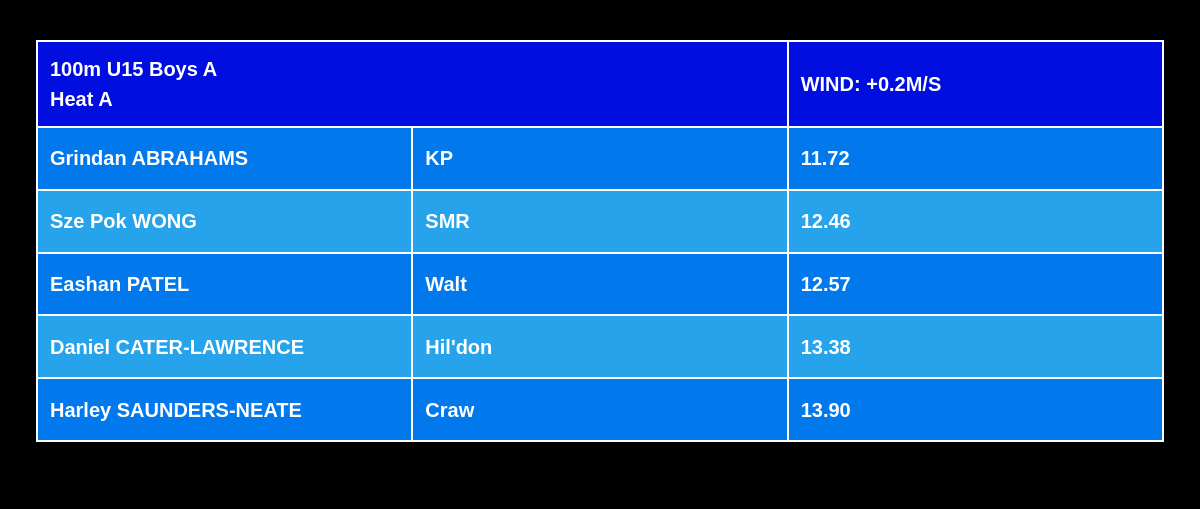
/single_event/track, run on the app's committed database.
### models.py (models this page shows, shortened)
class WindInfo(db.Model):
    __tablename__ = 'wind_info'
    id = db.Column(db.Integer, primary_key=True)
    table_name = db.Column(db.String(100), nullable=False)
    wind_value = db.Column(db.String(100), nullable=False)

### tables this page shows
CREATE TABLE "100m_U15_Boys_A" (
	id INTEGER NOT NULL, 
	position INTEGER, 
	bib_no INTEGER, 
	first_name VARCHAR, 
	last_name VARCHAR, 
	team VARCHAR, 
	time VARCHAR, 
	PRIMARY KEY (id)
);

### app.py (the view)
@app.route('/single_event/<event_type>')
def get_latest_table(event_type):
    tables_data = query_last_two_tables()
    print(tables_data)
    if event_type == 'field':
        return render_template('single_file.html', event_type=event_type, table_name=list(tables_data.keys())[0], table_data=list(tables_data.values())[0])
    elif event_type == 'track':
        if len(list(tables_data.keys())) > 1: #* check if the returned tables include both track and event tables (length 2) or track only (len 1)
            return render_template('single_file.html', event_type=event_type ,table_name=list(tables_data.keys())[1], table_data=list(tables_data.values())[1])
        else:
            return render_template('single_file.html', event_type=event_type ,table_name=list(tables_data.keys())[0], table_data=list(tables_data.values())[0])

### app.py (called while the page is built)
def is_digit(value):
    return str(value).isdigit()

def get_db():
    db = getattr(g, '_database', None)
    if db is None:
        db = g._database = sqlite3.connect(DATABASE)
    return db

@app.teardown_appcontext
def close_connection(exception):
    db = getattr(g, '_database', None)
    if db is not None:
        db.close()

def query_last_two_tables():
    tables_data = {}
    last_tables = get_last_two_tables()
    db = get_db()
    cursor = db.cursor()
    print(last_tables)
    for table in last_tables:
        if table[0] is None:
            continue
        cursor.execute(f'SELECT * FROM "{table[0]}"')
        rows = cursor.fetchall()
        tables_data[table[0].replace("_", " ")] = {
            'event_type': table[2],
            'heat_no': table[1],
            'wind_value': table[3],
            'rows': rows,
        }
    return tables_data

### templates/single_file.html (shortened to what this page needs)
<!DOCTYPE html>
<html lang="en">
<head>
    {{ bootstrap.load_css() }}
    <link href="{{ url_for('static', filename='slick/slick-theme.css') }}" rel="stylesheet">
    <link href="{{ url_for('static', filename='slick/slick.css') }}" rel="stylesheet">
</head>
<body>
    <div class="slider container-fluid">
        <div class="table-container mx-4 my-4">
            <table>
                <thead>
                    <tr>
                        <th colspan="2">{{ table_name }}<br> Heat {{ table_data.heat_no }}</th>
                        <th>WIND: {{ table_data.wind_value }}</th>
                    </tr>
                </thead>
                <tbody>
                    {% for row in table_data.rows %}
                    <tr>
                        <td>
                            {% if row[3] | is_digit %}
                                {{ row[4] }} {{ row[5] }}
                            {% else %}
                                {{ row[3] }} {{ row[4] }}
                            {% endif %}
                        </td>
                        <td>
                            {{ row[5]}}
                        </td>
                        <td>{{ row[6] if event_type=="track" else row[7] }}</td>
                    </tr>
                    {% endfor %}
                </tbody>
            </table>
        </div>
    </div>
</body>
</html>

### templates/single_file.html (style rules this page uses)
body { font-family: Arial, sans-serif; height: 100vh; margin: 0; padding: 0; background-color: #000; color: #fff; overflow: hidden; }
.table-container { display: flex; justify-content: center; align-items: center; max-height: calc(100vh - 50px); overflow-y: auto; }
.table-container table { width: 100%; table-layout: fixed; }
table { width: 100%; border-collapse: collapse; margin: 2vh 0; font-size: 2.5vh; font-weight: bold; }
th, td { border: 0.2vw solid #fff; padding: 1vw; text-align: left; }
th { background-color: #000edf; }
tr:nth-child(even) { background-color: #26a3eb; }
tr:nth-child(odd) { background-color: #0178eb; }

### data on the page
WindInfo: wind_value "+0.2M/S"
100m_U15_Boys_A: first_name "Grindan", last_name "ABRAHAMS", team "KP", time "11.72"
100m_U15_Boys_A: first_name "Sze Pok", last_name "WONG", team "SMR", time "12.46"
100m_U15_Boys_A: first_name "Eashan", last_name "PATEL", team "Walt", time "12.57"
100m_U15_Boys_A: first_name "Daniel", last_name "CATER-LAWRENCE", team "Hil'don", time "13.38"
100m_U15_Boys_A: first_name "Harley", last_name "SAUNDERS-NEATE", team "Craw", time "13.90"

### other printed values
{{ table_name }} "100m U15 Boys A"
{{ table_data.heat_no }} "A"
